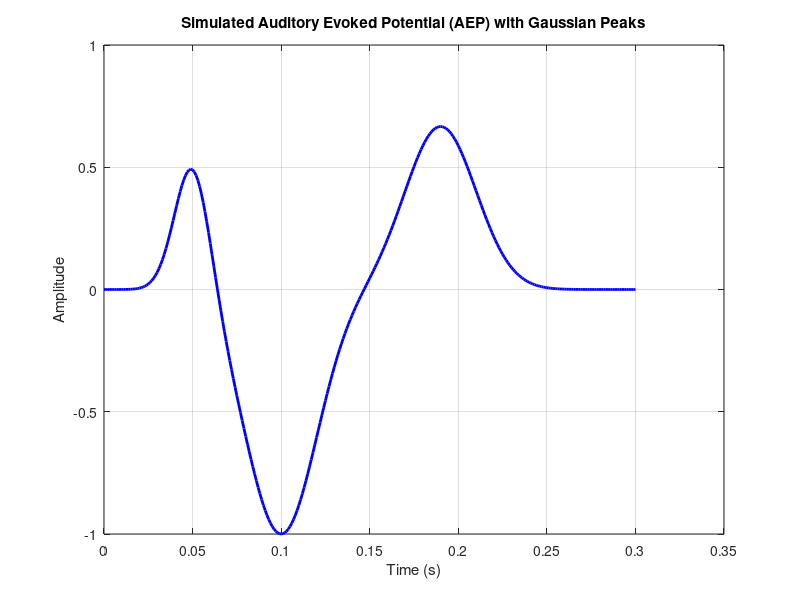
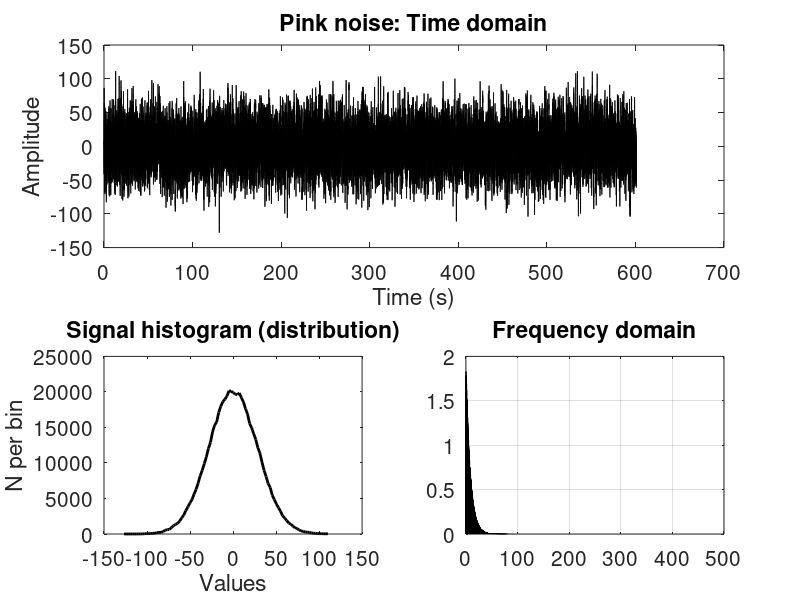

Write MATLAB code to recreate these figures, in order. (Note: this script raises an error after producing the figures.)
%% neural response simulation
samplingFrequency = 1000; % Sampling frequency (Hz)
time_aep = 0:1/samplingFrequency:0.3; % Time vector (1 second duration)
numSamples = length(time_aep);
% Generate a simulated AEP waveform with Gaussian peaks
baseline = 0; % Baseline amplitude
peak_amplitudes = [0.8, -1.5, 1]; % Amplitudes of the peaks
peak_latencies = [0.05, 0.1, 0.19]; % Latencies of the peaks
peak_widths = [0.01, 0.02, 0.02]; % Widths of the Gaussian peaks
% Generate Gaussian peaks
aep = baseline * ones(1, numSamples);
for i = 1:length(peak_amplitudes)
    peak = peak_amplitudes(i) * exp(-(time_aep - peak_latencies(i)).^2 / (2 * peak_widths(i)^2));
    aep = aep + peak;
end
aep = aep/max(abs(aep));

% Plot simulated AEP waveform
figure;
plot(time_aep, aep, 'b', 'LineWidth', 2);
xlabel('Time (s)');
ylabel('Amplitude');
title('Simulated Auditory Evoked Potential (AEP) with Gaussian Peaks');
grid on;
%% generate noise
srate = 1000; % sampling rate in Hz
time  = 0:1/srate:601;
pnts  = length(time);
hz    = linspace(0,srate/2,floor(length(time)/2)+1);
% generate 1/f amplitude spectrum
ed = 5000; % exponential decay parameter
as = rand(1,floor(pnts/2)-1) .* exp(-(1:floor(pnts/2)-1)/ed);
as = [as(1) as 0 0 as(:,end:-1:1)];
% Fourier coefficients
fc = as .* exp(1i*2*pi*rand(size(as)));
% inverse Fourier transform to create the noise
noise = real(ifft(fc)) * pnts;
noise_norm = noise/max(abs(noise));
figure(5), clf
subplot(211)
plot(time,noise,'k')
set(gca,'fontsize',15)
title('Pink noise: Time domain')
xlabel('Time (s)'), ylabel('Amplitude')
subplot(223)
[y,x] = hist(noise,100);
plot(x,y,'k','linew',2)
xlabel('Values'), ylabel('N per bin')
title('Signal histogram (distribution)')
set(gca,'fontsize',15)
subplot(224)
amp = abs(fft(noise)/pnts);
amp(2:end) = 2*amp(2:end);
plot(hz,amp(1:length(hz)),'k')
title('Frequency domain')
set(gca,'fontsize',15)
grid on;



%%
srate =1000;
dur = 10; %in seconds
nh = 30;
nl = 4;
time = 0:1/srate:dur;
numSamples = length(time);
burst_l = dur*srate;
burst_buffer = 0.01*srate;  %spacing of onset marker
low_l = dur*srate;
low_buffer = 1*srate;
stim = [];
time_durl = [];
time_durb= [];
%randomly place ones that are at least spaced 50ms
% Generate random markers at least 50 ms apart
for i = 1:600/dur
    if mod(i, 10) == 0%iseven(i)
        %create the segments
        onset = zeros(size(time));
%         n = 1;
%         while true
%             % Randomly select a position for the marker
%             position = randi([1, numSamples]);
%             % Check if the selected position is at least 50 ms away from the previous marker
%             if all(diff(find(onset))) && (isempty(find(onset(position:min(position+round(burst_buffer),numSamples)))) || ~any(onset(position:min(position+round(burst_buffer),numSamples))))
%                 onset(position) = 1/n; % Set the marker at the selected position
%                 n = n+1;
%             end
%             % Check if the desired number of markers is reached
%             if n == 20 % 50 markers
%                 break;
%             end
%         end
        
        onset(randperm(numSamples,nh)) = 1;
        while min(diff(find(onset))) < burst_buffer
            onset = zeros(size(time));
            ons_idx = randperm(numSamples,nh);
            onset(ons_idx) = 1;
        end
        
%         %simulate neural adaptation
%         ons_idx = find(onset);
%         for i =1:sum(onset)
%             onset(ons_idx(i)) = onset(ons_idx(i))/log(i+2);
%         end
            
        time_durb = [time_durb;length(stim) length(stim)+burst_l];
        stim = [stim onset];
    else
        %create the segments
        onset = zeros(size(time));
%         while true
%             % Randomly select a position for the marker
%             position = randi([1, numSamples]);
%             % Check if the selected position is at least 50 ms away from the previous marker
%             if all(diff(find(onset))) && (isempty(find(onset(position:min(position+round(low_buffer),numSamples)))) || ~any(onset(position:min(position+round(low_buffer),numSamples))))
%                 onset(position) = 1; % Set the marker at the selected position
%             end
%             % Check if the desired number of markers is reached
%             if sum(onset)== 2 % 50 markers
%                 break;
%             end
%         endonset(randperm(numSamples,20)) = 1;
        onset(randperm(numSamples,nl)) = 1;
        while min(diff(find(onset))) < burst_buffer
            onset = zeros(size(time));
            ons_idx = randperm(numSamples,nl);
            onset(ons_idx) = 1;
        end
        
        time_durl = [time_durl;length(stim) length(stim)+burst_l];
        stim = [stim onset];
    end
    disp(i)
    
end


stims = stim;

%generate the signal 
snr = 10;
%instead of addition, convolve the signal
y = conv([zeros(1,length(aep)) stims zeros(1,length(aep))],aep,'valid');

%% prop exp simulation 
nfold = 5;
testfold = 1;
snrs = [-30:2.5:10]%round(logspace(log(1),2,10),0);
%test different SNRs 

%filter the signal
fs = 1000; % Sampling frequency (Hz)
fpass = [0.3, 20]; % Passband frequencies (Hz)

% Define the filter order
filter_order = 100;

% Calculate normalized frequencies
fpass_norm = fpass / (fs / 2);

% Design the Hanning FIR filter
b = fir1(filter_order, fpass_norm, 'bandpass', hann(filter_order + 1));
filtered_data = filter(b, 1, signal);
for i=1:length(snrs)
    %     p_signal = mean(abs(y).^2);
    %
    %     p_noise = p_signal / (10^(snrs(i) / 10));
    %     snr = snrs(i);
    
    desired_snr_db = snrs(i); % Desired SNR level in dB
    desired_snr_linear = 10^(desired_snr_db / 10); % Convert dB to linear scale
    desired_std = mean(abs(aep(1,100:end)))/desired_snr_linear;
    scaling = desired_std/std(noise_norm);
    
    signal = y + (scaling .* noise_norm(1,1:length(y))); % Adjusted noisy signal
    
    
    
    
%     signal = y+ (noise_norm .*sqrt(p_noise));
%     std(noise_norm .*sqrt(p_noise))

    

    
    %% model training
    onset = [stim zeros(1,length(y)-length(stim))];
    [strain,rtrain,stest,rtest] = mTRFpartition(onset',signal',nfold,testfold);
    strainz = strain;
    stestz = stest;
    
    
    rtrainz = cellfun(@(x) zscore(x,[],'all'),rtrain,'UniformOutput',false);
    rtestz = zscore(rtest,[],'all');
    
    fs = srate;
    
    %TRF parameters
    Dir = 1; %specifies the forward modeling
    tmin = -100;
    tmax = 500;
    lambdas = linspace(10e-4,10e4,10);
    cv = mTRFcrossval(strainz,rtrainz,fs,Dir,tmin,tmax,lambdas,'Verbose',0);
    
    %get the optimal regression parameter
    l = mean(cv.r,3); %over channels
    [l_val,l_idx] = max(mean(l,1));
    l_opt = lambdas(l_idx);
    
    %train the neural model on the optimal regularization parameter
    model_train = mTRFtrain(strainz,rtrainz,fs,Dir,tmin,tmax,l_opt,'verbose',0);
    
    %predict the neural data
    [PRED,STATS] = mTRFpredict(stestz,rtestz,model_train,'verbose',0);
    
    %that is the normal prediction accuracy
    reg(i,1,:) = STATS.r;
    
    %normalize to find zero values easier
    pred = PRED./max(abs(PRED));
    pred_m = pred- mean(pred);
    ch = 1;
    c = arrayfun(@(x) length(find(pred_m(:,ch) == x)), unique(pred_m(:,ch)), 'Uniform', false);
    prop_exp(ch,:) = 1-max(cell2mat(c),[],'all')/length(pred_m(:,ch)); %should be the same for every channel
    
    if unique(prop_exp) > 2
        disp('you fucked it up')
    end
    reg(i,2,:) = prop_exp; %percentage of explained data
    
    
    
    %and now for the data reduced part
    %find onsets
    ons_idx = find(sum(stestz,2) == 1);
    onsac_idx = ons_idx;
    
    ons_epo = [];
    ons_epo(:,1) = ons_idx - abs(((tmin/1000)*srate));
    ons_epo(:,2) = ons_idx + abs(((tmax/1000)*srate));
    
    for ep = 1:length(ons_idx)
        %epoch them
        if ons_epo(ep,2) < length(stestz) && ons_epo(ep,1)>0
            stim_epo{ep,1} = stestz(ons_epo(ep,1):ons_epo(ep,2),:);
            resp_epo{ep,1} = rtestz(ons_epo(ep,1):ons_epo(ep,2),:);
        end
    end
    stim_epo(cellfun('isempty',stim_epo)) = [];
    resp_epo(cellfun('isempty',resp_epo)) = [];
    
    %predict the neural data
    [PRED,STATS] = mTRFpredict(stim_epo,resp_epo,model_train,'verbose',0);
    clear stim_epo resp_epo ons_epo
    reg(i,3,:) = mean(STATS.r,1);
    
end

figure
subplot(1,2,1)

p(1) = plot(snrs,reg(:,1),'-o') 
hold on 
p(2) = plot(snrs,reg(:,3),'-x','Color',"#D95319")
xlabel('snr level','FontSize', 16)
ylabel('correlation','FontSize', 16)
set(gca,'FontSize', 12)
legend({'whole segment','explainable data'},'FontSize', 12,'box','off')
title('Simulation: Correlation as a function of SNR','FontSize', 18)
box off
auditory = {'onset','alarm','irregular','odd'}
for t = 1:4%length(snr_val)
    x_val = mean(dat(:,t))
    y_query = interp1(snrs,reg(:,3),mean(dat(:,t)),'linear')
    x(t) = line([x_val x_val],[-0.1 y_query],'Color',audi_colorsrgb(auditory{t}),'linew',2)
    hold on
    line([-30 x_val],[y_query y_query],'Color',audi_colorsrgb(auditory{t}),'LineStyle','--','linew',2)
    

end
% legend(x(t),auditory,'Location','northwest')
legend(p,{'whole segment','explainable data'},'Location','northwest','FontSize',16)
set(gca,'Ylim',[-0.1 1],'FontSize',16)

%get the actual data
cd('') %where you save the propexp data 
load('')%load the data 
reg_avg = squeeze(mean(mean(result_reg(:,:,:,3,:),2),5));
audi_int = {'onset','odd','irregular','alarm'}
for i=1:length(audi_int)
    audi_cmp(i,:) = strcmp(audi_int{i},auditory);
    cmp_idx(i,:) = find(audi_cmp(i,:)==1)
    data(:,i) = reg_avg(:,audi_cmp(i,:));
    data_cl(i,:) = audi_colorsrgb(audi_int{i})
    audi_idx(i) = find(strcmp(audi_int{i},auditory));
end

subplot(1,2,2)
vo = violinplot(data ,audi_int,...
    'ViolinColor',data_cl,...
    'ViolinAlpha',0.45,...
    'ShowMean', true)
set(gca,'Ylim',[-0.1 1],'FontSize',16)
box off
axis off
% save_fig(gcf,'\\daten.w2kroot.uni-oldenburg.de\home\lorf0331\Documents\MATLAB\Project\OTtracking\Results\rebuttal\simulate propexp\','snrstim_snrreal_cmp')

